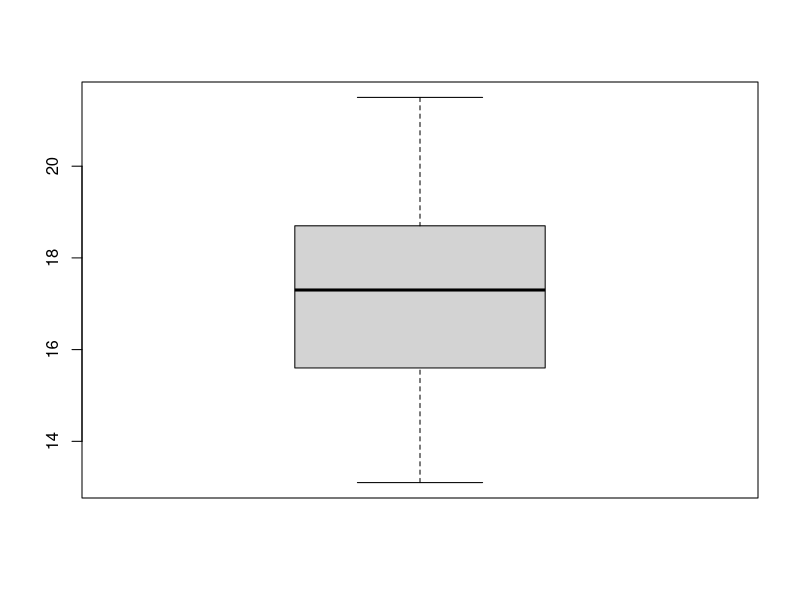
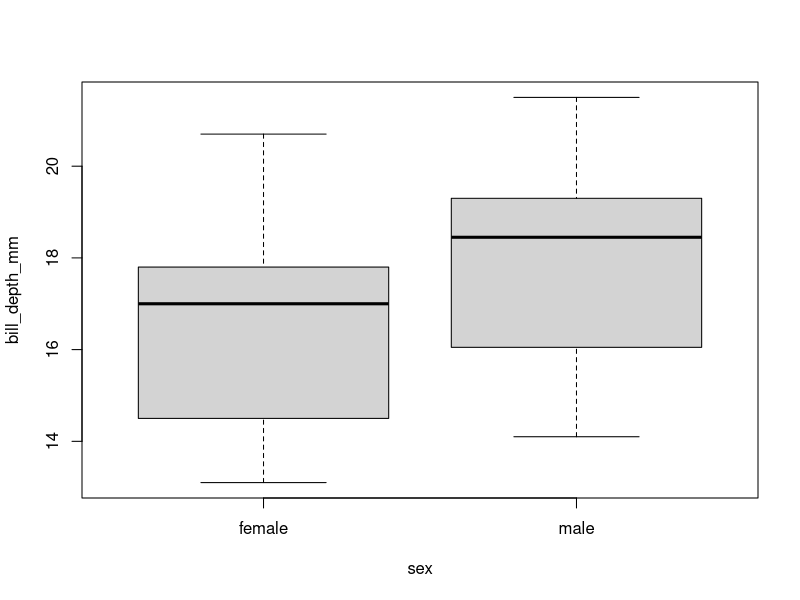
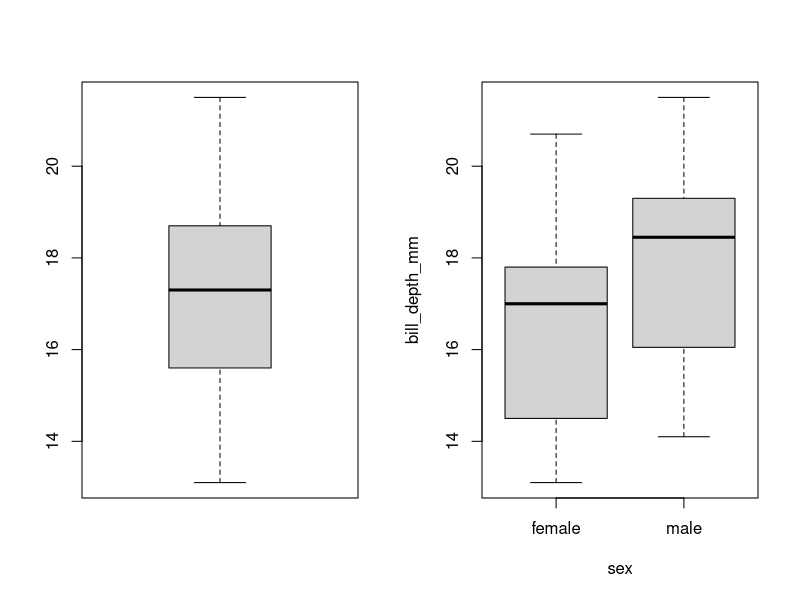
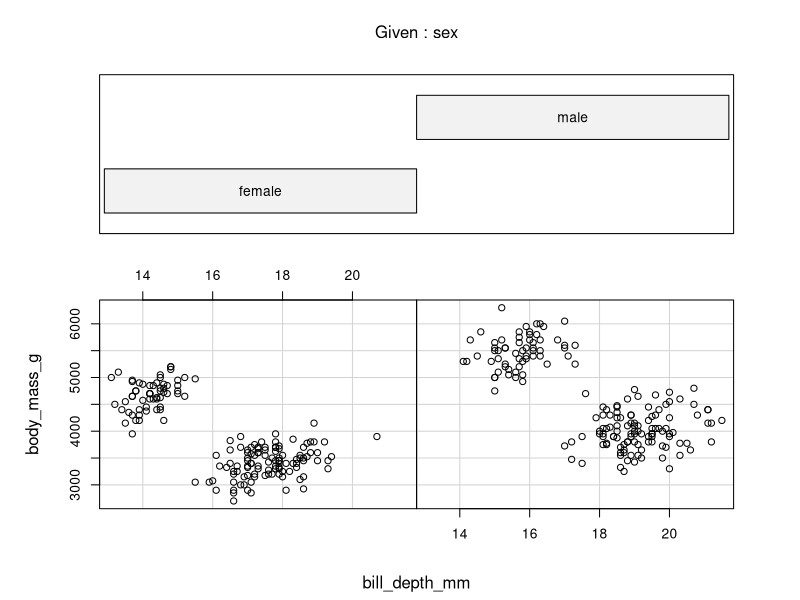

R code for these plots, in order:
#Install the palmerpenguins package and dataset
install.packages("palmerpenguins")

#Install the here package 
install.packages("here")

#Telling R that you want to use the using the require() or library() function. I prefer require():
require(palmerpenguins)
require(here)

# Prepare the dataset
penguins = data.frame(penguins)

#Data exploration: Numerical Exploration- Mean
  #To calculate the mean bill length of all the penguins:

mean(penguins$body_mass_g)
penguins
head(penguins)

#Boxplots
boxplot(penguins$bill_depth_mm)
boxplot(bill_depth_mm ~ sex, data = penguins)

#To compare these two plots
par(mfrow = c(1, 2))
boxplot(penguins$bill_depth_mm)
boxplot(bill_depth_mm ~ sex, data = penguins)

#Coplots
coplot(body_mass_g ~ bill_depth_mm | sex, data = penguins)

#Saving plots to a file


